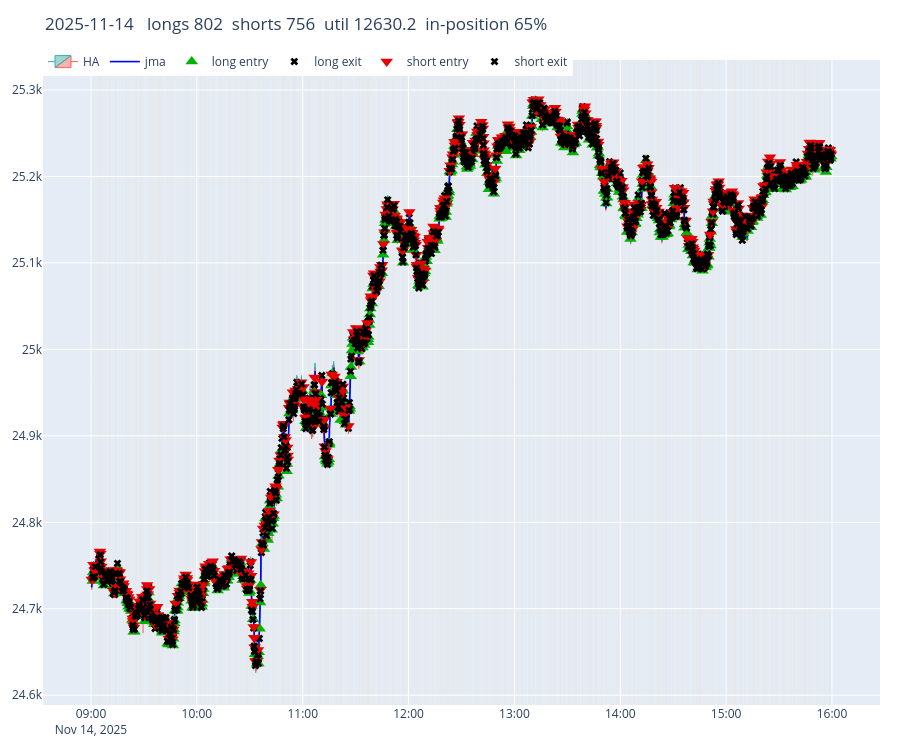

The notebook cell saved with this chart:
### Code cell
TEST_DAY = "2025-11-14"
plot_day(TEST_DAY)
